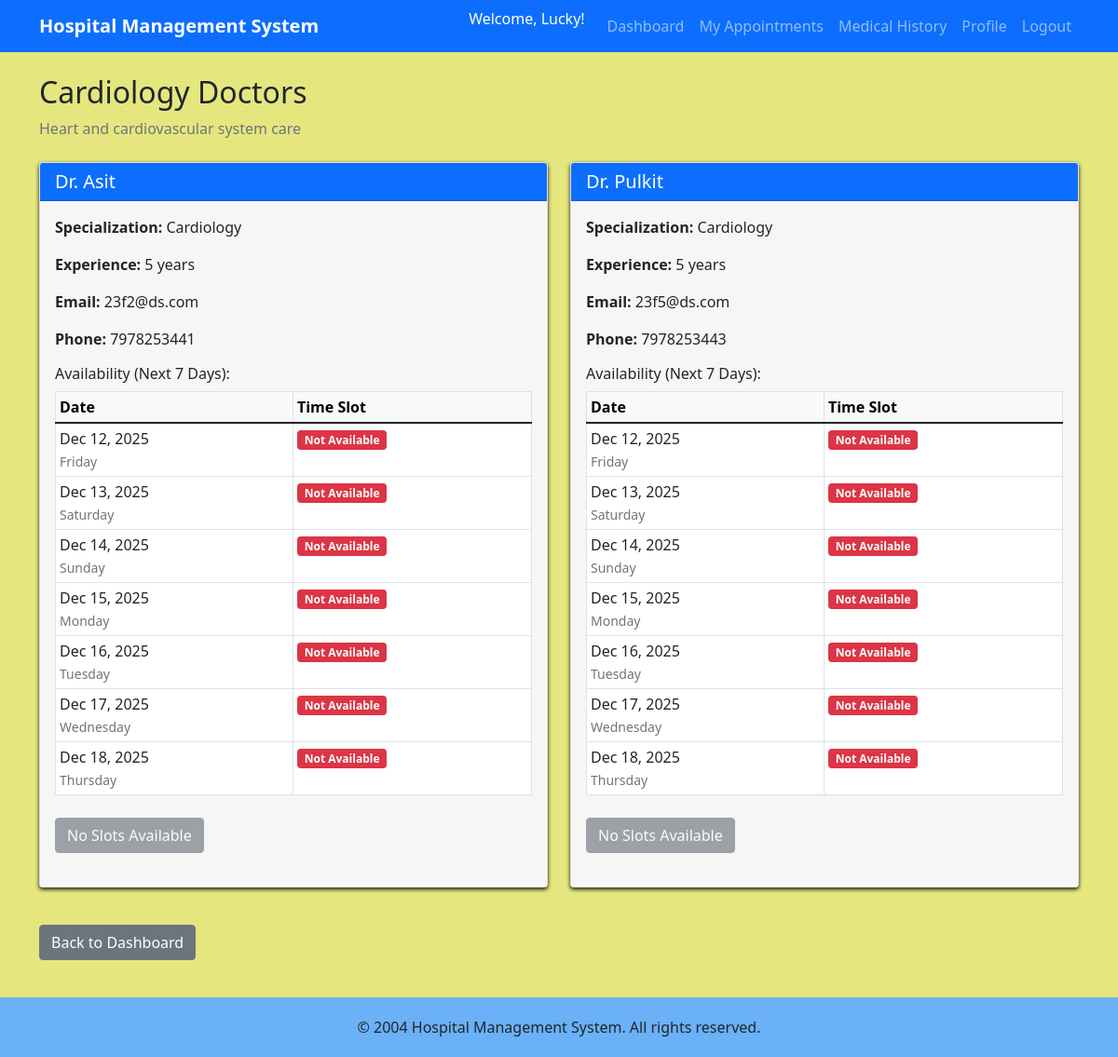
The app's page /patient/doctors/1 (signed in) with its own data.
### models.py (models this page shows)
class Department(db.Model):
    id = db.Column(db.Integer, primary_key=True)
    name = db.Column(db.String(100), unique=True, nullable=False)
    description = db.Column(db.Text)
    doctors = db.relationship('Doctor', backref='department', lazy=True)

class Doctor(db.Model):
    id = db.Column(db.Integer, primary_key=True)
    name = db.Column(db.String(100), nullable=False)
    email = db.Column(db.String(120), unique=True, nullable=False)
    password = db.Column(db.String(200), nullable=False)
    phone = db.Column(db.String(15))
    department_id = db.Column(db.Integer, db.ForeignKey('department.id'), nullable=False)
    experience_years = db.Column(db.Integer)
    is_active = db.Column(db.Boolean, default=True)
    appointments = db.relationship('Appointment', backref='doctor', lazy=True)
    availability = db.relationship('DoctorAvailability', backref='doctor', lazy=True, cascade='all, delete-orphan')

### routes.py (the view)
    @app.route('/patient/doctors/<int:department_id>')
    @login_required('patient')
    def patient_doctors(department_id):
        department = Department.query.get_or_404(department_id)
        doctors = Doctor.query.filter_by(department_id=department_id, is_active=True).all()
        today = datetime.now().date()
        week_later = today + timedelta(days=7)
        doctor_availability = {}
        for doctor in doctors:
            availability = DoctorAvailability.query.filter(
                DoctorAvailability.doctor_id == doctor.id,
                DoctorAvailability.date >= today,
                DoctorAvailability.date <= week_later,
                DoctorAvailability.is_available == True
            ).all()
            doctor_availability[doctor.id] = availability
        return render_template('patient/doctors.html',
                            department=department,
                            doctors=doctors,
                            doctor_availability=doctor_availability,
                            now=datetime.now(),
                            timedelta=timedelta)

### routes.py (called while the page is built)
def login_required(role):
    def decorator(f):
        @wraps(f)
        def decorated_function(*args, **kwargs):
            if 'user_id' not in session or session.get('role') != role:
                flash('Please login to access this page', 'danger')
                return redirect(url_for('login'))
            return f(*args, **kwargs)
        return decorated_function
    return decorator

### templates/patient/doctors.html (shortened to what this page needs)
{% extends "base.html" %}
{% block content %}
<h2>{{ department.name }} Doctors</h2>
<p class="text-muted">{{ department.description }}</p>
<div class="row mt-4">
    {% for doctor in doctors %}
    <div class="col-md-6 mb-4">
        <div class="card h-100">
            <div class="card-header bg-primary text-white">
                <h5 class="mb-0">Dr. {{ doctor.name }}</h5>
            </div>
            <div class="card-body">
                <p><strong>Specialization:</strong> {{ doctor.department.name }}</p>
                <p><strong>Experience:</strong> {{ doctor.experience_years }} years</p>
                <p><strong>Email:</strong> {{ doctor.email }}</p>
                <p><strong>Phone:</strong> {{ doctor.phone }}</p>
                <h6 class="mt-3">Availability (Next 7 Days):</h6>
                <div class="table-responsive">
                    <table class="table table-sm table-bordered">
                        <thead class="table-light">
                            <tr>
                                <th>Date</th>
                                <th>Time Slot</th>
                            </tr>
                        </thead>
                        <tbody>
                            {% set avail_dict = {} %}
                            {% for slot in doctor_availability.get(doctor.id, []) %}
                                {% set _ = avail_dict.update({slot.date: slot}) %}
                            {% endfor %}
                            {% set today = now.date() %}
                            {% for i in range(7) %}
                                {% set check_date = (today + timedelta(days=i)) %}
                                <tr>
                                    <td>{{ check_date.strftime('%b %d, %Y') }}<br><small class="text-muted">{{ check_date.strftime('%A') }}</small></td>
                                    <td>
                                        {% if check_date in avail_dict %}
                                            {% set slot = avail_dict[check_date] %}
                                            {% set start_parts = slot.start_time.split(':') %}
                                            {% set end_parts = slot.end_time.split(':') %}
                                            {% set start_hour = start_parts[0]|int %}
                                            {% set start_min = start_parts[1]|int if start_parts|length > 1 else 0 %}
                                            {% set end_hour = end_parts[0]|int %}
                                            {% set end_min = end_parts[1]|int if end_parts|length > 1 else 0 %}
                                            <span class="badge bg-success">
                                                {% if start_hour == 0 %}12:{{ '%02d'|format(start_min) }} AM{% elif start_hour < 12 %}{{ start_hour }}:{{ '%02d'|format(start_min) }} AM{% elif start_hour == 12 %}12:{{ '%02d'|format(start_min) }} PM{% else %}{{ start_hour - 12 }}:{{ '%02d'|format(start_min) }} PM{% endif %}
                                                -
                                                {% if end_hour == 0 %}12:{{ '%02d'|format(end_min) }} AM{% elif end_hour < 12 %}{{ end_hour }}:{{ '%02d'|format(end_min) }} AM{% elif end_hour == 12 %}12:{{ '%02d'|format(end_min) }} PM{% else %}{{ end_hour - 12 }}:{{ '%02d'|format(end_min) }} PM{% endif %}
                                            </span>
                                        {% else %}
                                            <span class="badge bg-danger">Not Available</span>
                                        {% endif %}
                                    </td>
                                </tr>
                            {% endfor %}
                        </tbody>
                    </table>
                </div>
                {% if doctor_availability.get(doctor.id) %}
                <a href="{{ url_for('patient_book_appointment', doctor_id=doctor.id) }}"
                   class="btn btn-primary mt-2">Book Appointment</a>
                {% else %}
                <button class="btn btn-secondary mt-2" disabled>No Slots Available</button>
                {% endif %}
            </div>
        </div>
    </div>
    {% else %}
    <div class="col-md-12">
        <p class="text-muted">No doctors available in this department</p>
    </div>
    {% endfor %}
</div>
<div class="mt-3">
    <a href="{{ url_for('patient_dashboard') }}" class="btn btn-secondary">Back to Dashboard</a>
</div>
{% endblock %}

### templates/base.html (style rules this page uses)
body { min-height: 100vh; display: flex; flex-direction: column; background-color: #e6e67f !important; }
.card { margin-bottom: 20px; box-shadow: 0 2px 4px rgba(8, 1, 1, 0.928); }
.card-body { background-color: #f6f6f6; }
.table { background-color: white; }

### records on screen
Department: name "Cardiology", description "Heart and cardiovascular system care"
Doctor: name "Asit", department.name "Cardiology", experience_years "5", email "23f2@ds.com", phone "7978253441", shows "No Slots Available"
Doctor: name "Pulkit", department.name "Cardiology", experience_years "5", email "23f5@ds.com", phone "7978253443", shows "No Slots Available"

### other values on screen
{{ session.username }} "Lucky"
